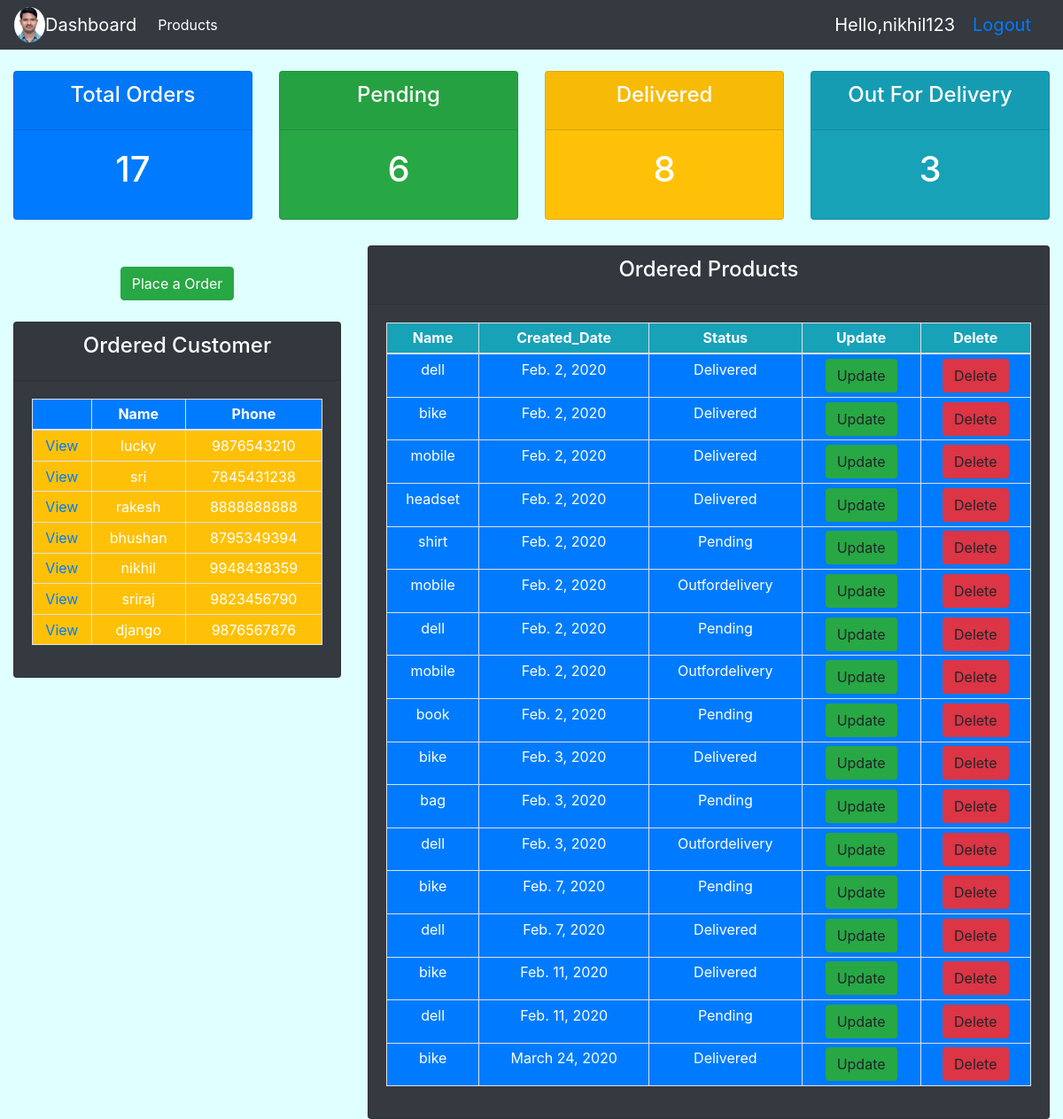
The app's page / (signed in) with its own data.
### crmapp/models.py (models this page shows, shortened)
class Customers(models.Model):
    user=models.OneToOneField(User,null=True, on_delete=models.CASCADE)
    name=models.CharField(max_length=100,null=True)
    email=models.EmailField(max_length=100,null=True)
    mobile=models.BigIntegerField(null=True)
    created_date=models.DateField(auto_now_add=True)

class Orders(models.Model):
    STATUS=(
        ('Delivered','Delivered'),
        ('Pending','Pending'),
        ('Outfordelivery','Outfordelivery')
    )
    customer=models.ForeignKey(Customers,on_delete=models.CASCADE)
    product=models.ForeignKey(Products,on_delete=models.CASCADE)
    status=models.CharField(max_length=100,choices=STATUS)
    created_date=models.DateField(auto_now_add=True,null=True)

class Products(models.Model):
    CATEGORY=(
        ('Indoor','Indoor'),
        ('Outdoor','Outdoor'),
        ('Anywhere','Anywhere')
    )
    name=models.CharField(max_length=100,null=True)
    price=models.FloatField(null=True)
    created_date=models.DateField(auto_now_add=True,null=True)
    description=models.CharField(max_length=100,null=True)
    category=models.CharField(max_length=100,choices=CATEGORY,null=True)
    def __str__(self):
        return self.name

### crmapp/decorators.py (the view)
    def wrapper_func(request,*args,**kwargs):
        group=None
        if request.user.groups.exists():
            group=request.user.groups.all () [0].name
        if group=='customers':
            return redirect('user-page')
        if group=='admin':
            return view_func(request,*args,**kwargs)
        else:
            return HttpResponse('you are not authorized to view this page')

### crmapp/views.py (called while the page is built)
@login_required(login_url='login')
@admin_only
def home(request):
    customers = Customers.objects.all()
    orders = Orders.objects.all()
    total_order = len(orders)
    deliverd = orders.filter(status='Delivered').count()
    pending = orders.filter(status='Pending').count()
    outfordelivery = orders.filter(status='Outfordelivery').count()
    context = {'customers': customers, 'orders': orders,
               'total_order': total_order, 'deliverd': deliverd,
               'pending': pending, 'outfordelivery':outfordelivery}
    return render(request,'crm2accounts/dashboard.html',context)

### templates/crm2accounts/dashboard.html (shortened to what this page needs)
{% extends 'crm2accounts/base.html' %}
{% block content %}
{% include 'crm2accounts/status.html' %}
    <br>
<div class="container-fluid" style="margin-top: 5px">
<div class="row">
    <div class="col-md-4">
    <br>
    <center>
        <a class="btn btn-success" href="{% url 'create_order' %}">Place a Order</a>
    </center>
    <br>
        <div class="card text-white text-center bg-dark">
            <div class="card-header">
                <h4 class="card-title">Ordered Customer</h4>
            </div>
            <div class="card-body">
                <table class="table table-bordered table-sm text-center bg-primary text-white">
                    <thead>
                        <tr>
                            <th></th>
                            <th>Name</th>
                            <th>Phone</th>
                        </tr>
                    </thead>
                    <tbody>
                        {% for customer in customers %}
                            <tr class="bg-warning">
                                <td><a href="{% url 'customer' customer.id %}">View</a></td>
                                <td>{{ customer.name }}</td>
                                <td>{{ customer.mobile }}</td>
                            </tr>
                        {% endfor %}
                    </tbody>
                </table>
            </div>
        </div>
    </div>
<div class="col-md-8">
    <div class="card text-white bg-dark text-center">
        <div class="card-header">
            <h4 class="card-title">Ordered Products</h4>
        </div>
        <div class="card-body">
            <table class="table table-bordered table-sm text-center bg-primary text-white">
                <thead class="bg-info">
                    <tr>
                        <th>Name</th>
                        <th>Created_Date</th>
                        <th>Status</th>
                        <th>Update</th>
                        <th>Delete</th>
                    </tr>
                </thead>
                <tbody>
                {% for order in orders %}
                    <tr>
                    <td>{{ order.product}}</td>
                    <td>{{ order.created_date }}</td>
                    <td>{{ order.status }}</td>
                    <td><a href="{% url 'update_order' order.id %}" class="bg-success btn">Update</a></td>
                    <td><a href="{% url 'delete_order' order.id %}" class="bg-danger btn">Delete</a></td>
                    </tr>
                {% endfor %}
                </tbody>
            </table>
        </div>
    </div>
</div>
</div>
</div>
{% endblock %}

### templates/crm2accounts/base.html (shortened to what this page needs)
<!DOCTYPE html>
<html lang="en">
<head>
  <link rel="stylesheet" href="https://maxcdn.bootstrapcdn.com/bootstrap/4.4.1/css/bootstrap.min.css">
</head>
<body>
{% include 'crm2accounts/navbar.html' %}
{% block content %}
{% endblock %}
</body>
</html>

### templates/crm2accounts/navbar.html (shortened to what this page needs)
{% load static %}
<!DOCTYPE html>
<html lang="en">
<head>
  <link rel="stylesheet" href="https://maxcdn.bootstrapcdn.com/bootstrap/4.4.1/css/bootstrap.min.css">
</head>
<body>
{% block content %}
    <nav class="navbar navbar-expand-lg navbar-dark bg-dark">
<img src="{%static 'images/img038 (2).jpg' %}" style ="height : 3%;width: 3%; border-radius: 50%">
  <a class="navbar-brand" href="{% url 'home'%} ">Dashboard</a>
  <div class="collapse navbar-collapse" id="navbarNav">
    <ul class="navbar-nav">
      <li class="nav-item active">
        <a class="nav-link" href="{% url 'product' %}">Products<span class="sr-only">(current)</span></a>
      </li>
    </ul>
  </div>
<span id="s1">Hello,{{ request.user }}</span>
<span id="s2"><a href="{% url 'logout' %}">Logout</a></span>
</nav>
{% endblock %}
</body>
</html>

### templates/crm2accounts/status.html (shortened to what this page needs)
<!DOCTYPE html>
<html lang="en">
<head>
</head>
<body>
<br>
<div class="container-fluid">
    <div class="row">
        <div class="col-md">
            <div class="card bg-primary text-white text-center">
                <div class="card-header">
                    <h4 class="card-title">Total Orders</h4>
                </div>
                <div class="card-body">
                    <h1 class="card-title">{{ total_order}}</h1>
                </div>
            </div>
        </div>
        <div class="col-md">
            <div class="card bg-success text-white text-center">
                <div class="card-header">
                    <h4 class="card-title">Pending</h4>
                </div>
                <div class="card-body">
                    <h1 class="card-title">{{ pending }}</h1>
                </div>
            </div>
        </div>
        <div class="col-md">
            <div class="card bg-warning text-white text-center">
                <div class="card-header">
                    <h4 class="card-title">Delivered</h4>
                </div>
                <div class="card-body">
                    <h1 class="card-title">{{ deliverd }}</h1>
                </div>
            </div>
        </div>
        <div class="col-md">
            <div class="card bg-info text-center text-white">
                <div class="card-header">
                    <h4 class="card-title">Out For Delivery</h4>
                </div>
                <div class="card-body">
                    <h1 class="card-title">{{ outfordelivery }}</h1>
                </div>
            </div>
        </div>
    </div>
</div>
</body>
</html>

### templates/crm2accounts/navbar.html (style rules this page uses)
#s1,#s2 { color: white;font-size: 20px;margin-right: 20px; }

### templates/crm2accounts/dashboard.html (style rules this page uses)
body { background-color: lightcyan }

### records on screen
Customers: name "lucky", mobile "9876543210"
Customers: name "sri", mobile "7845431238"
Customers: name "rakesh", mobile "8888888888"
Customers: name "bhushan", mobile "8795349394"
Customers: name "nikhil", mobile "9948438359"
Customers: name "sriraj", mobile "9823456790"
Customers: name "django", mobile "9876567876"
Orders: product "dell", created_date "Feb. 2, 2020", status "Delivered"
Orders: product "bike", created_date "Feb. 2, 2020", status "Delivered"
Orders: product "mobile", created_date "Feb. 2, 2020", status "Delivered"
Orders: product "headset", created_date "Feb. 2, 2020", status "Delivered"
Orders: product "shirt", created_date "Feb. 2, 2020", status "Pending"
Orders: product "mobile", created_date "Feb. 2, 2020", status "Outfordelivery"
Orders: product "dell", created_date "Feb. 2, 2020", status "Pending"
Orders: product "mobile", created_date "Feb. 2, 2020", status "Outfordelivery"
Orders: product "book", created_date "Feb. 2, 2020", status "Pending"
Orders: product "bike", created_date "Feb. 3, 2020", status "Delivered"
Orders: product "bag", created_date "Feb. 3, 2020", status "Pending"
Orders: product "dell", created_date "Feb. 3, 2020", status "Outfordelivery"
Orders: product "bike", created_date "Feb. 7, 2020", status "Pending"
Orders: product "dell", created_date "Feb. 7, 2020", status "Delivered"
Orders: product "bike", created_date "Feb. 11, 2020", status "Delivered"
Orders: product "dell", created_date "Feb. 11, 2020", status "Pending"
Orders: product "bike", created_date "March 24, 2020", status "Delivered"

### other values on screen
{{ request.user }} "nikhil123"
{{ total_order }} "17"
{{ pending }} "6"
{{ deliverd }} "8"
{{ outfordelivery }} "3"
